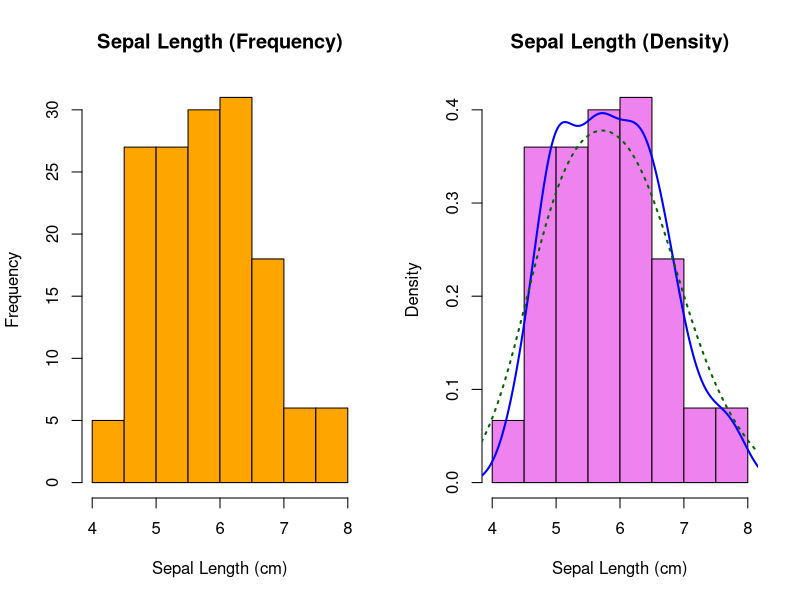
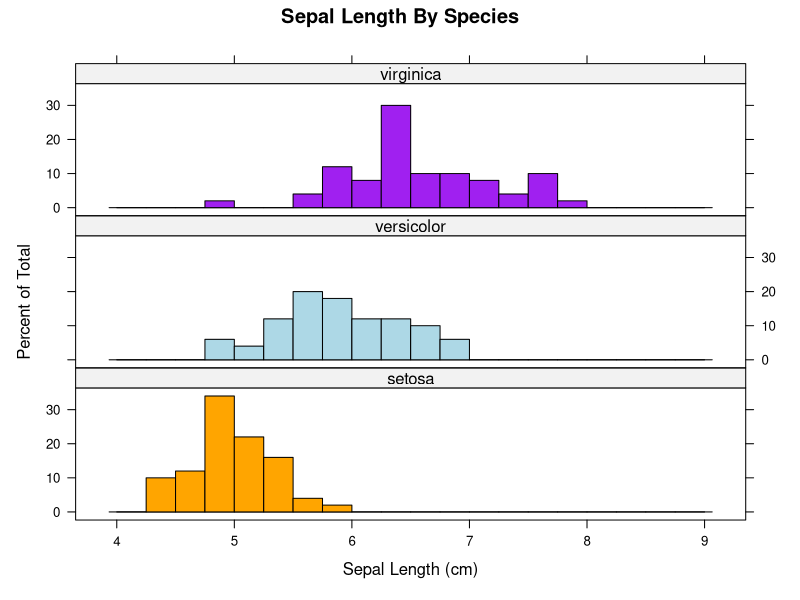
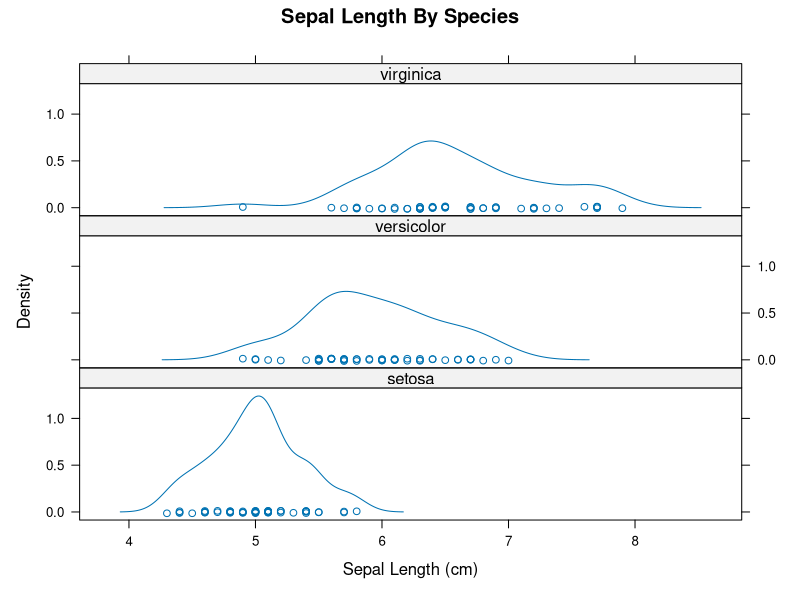
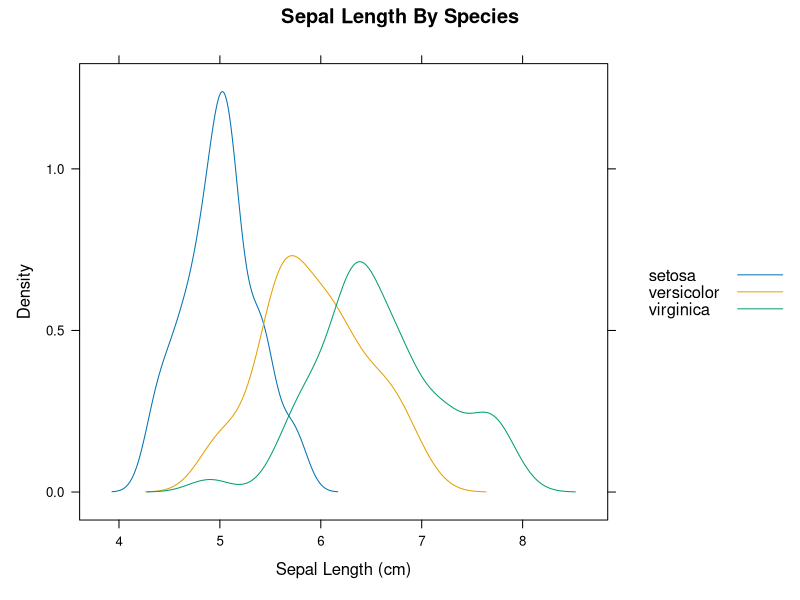
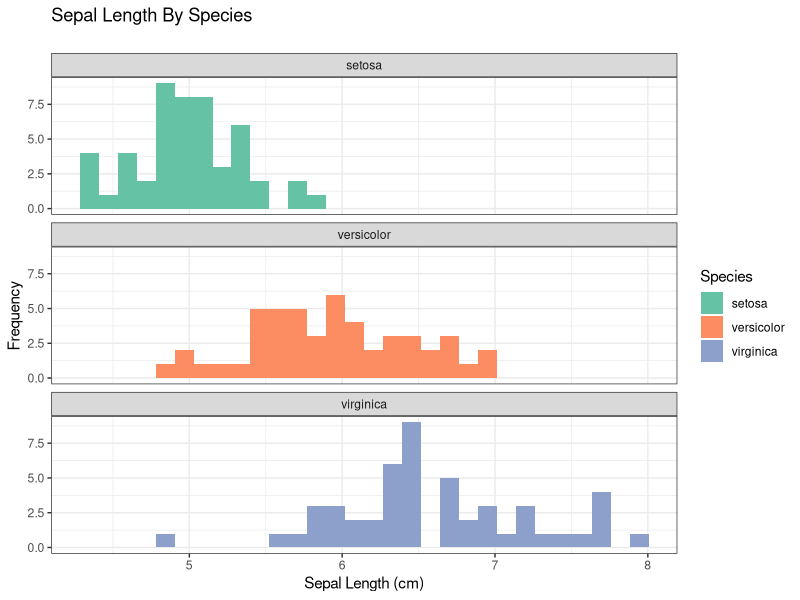
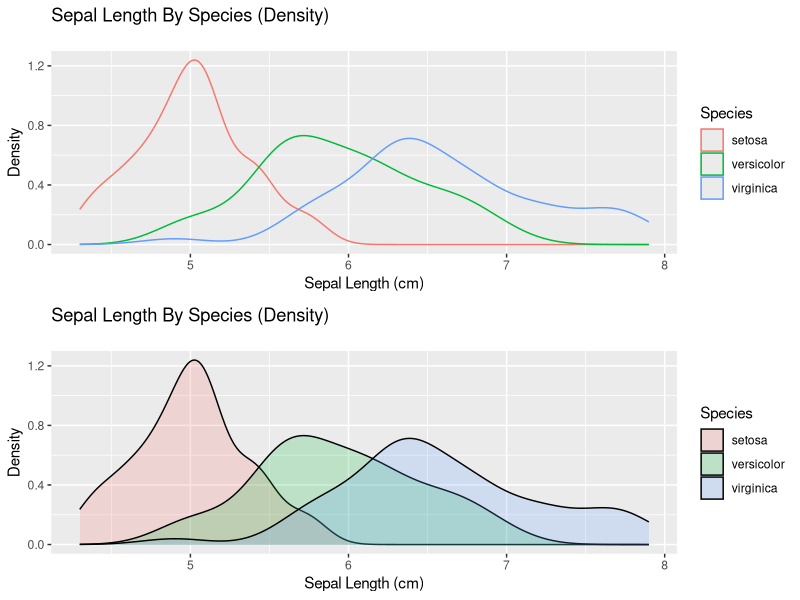
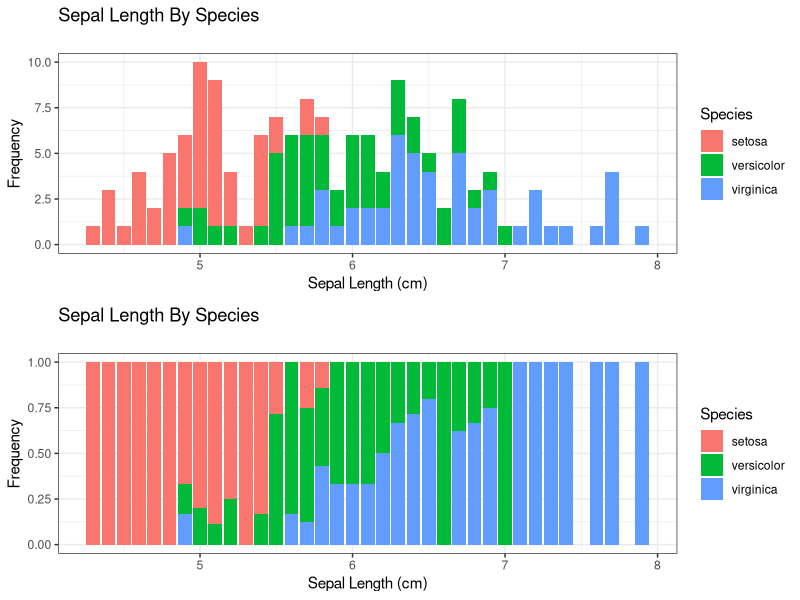

These figures' R source, in order:
## ---- chunk 1
library(knitr)
knitr::opts_chunk$set(tidy=T, 
               fig.width=8,
               fig.height=6,
               fig.align='center',
               warning=FALSE,
               message=FALSE,
               echo=TRUE)
options(width = 120)
## ---- chunk 2
data(iris); attach(iris)
## ---- chunk 3
par(mfrow=c(1,2))
hist(Sepal.Length, col="orange", 
     main="Sepal Length (Frequency)",
     xlab="Sepal Length (cm)")
hist(Sepal.Length, prob=TRUE, col="violet", 
     main="Sepal Length (Density)",
     xlab="Sepal Length (cm)") 
lines(density(Sepal.Length), col="blue", lwd=2)
lines(density(Sepal.Length, adjust=2), lty="dotted", col="darkgreen", lwd=2)
par(mfrow=c(1,1))
## ---- chunk 4
library(lattice)
histogram(~ Sepal.Length | Species,
          main="Sepal Length By Species",
          xlab="Sepal Length (cm)",
          breaks=seq(from=4,to=9,by=0.25),
          col=c("orange","lightblue","purple"),
          panel=function(x, col=col,...){
            panel.histogram(x,col=col[packet.number()],...)
          },
          layout=c(1,3))
densityplot(~ Sepal.Length | Species,
            main="Sepal Length By Species",
            xlab="Sepal Length (cm)",
            layout=c(1,3))
densityplot(~ Sepal.Length,
            groups=Species,
            xlab="Sepal Length (cm)",
            main="Sepal Length By Species",
            plot.points=FALSE,
            auto.key=TRUE)
## ---- chunk 5
library(ggplot2)
library(gridExtra)
ggplot(data = iris, aes(x=Sepal.Length)) +
  geom_histogram(aes(fill=Species)) +
  scale_fill_brewer(palette="Set2") +
  facet_wrap( ~ Species, ncol=1) +
  xlab("Sepal Length (cm)") +
  ylab("Frequency") +
  theme_bw() +
  ggtitle("Sepal Length By Species\n")
p1 = ggplot(data = iris, aes(x=Sepal.Length, colour=Species)) + 
    geom_density() + 
    xlab("Sepal Length (cm)") +
    ylab("Density")  + 
    ggtitle("Sepal Length By Species (Density)\n") +
    theme(plot.title = element_text(lineheight=.8, face="plain"))
p2 = ggplot(data = iris, aes(x=Sepal.Length, fill=Species)) + 
    geom_density(alpha=0.2) + 
    xlab("Sepal Length (cm)") +
    ylab("Density")  + 
    ggtitle("Sepal Length By Species (Density)\n") +
    theme(plot.title = element_text(lineheight=.8, face="plain"))
grid.arrange(p1,p2,nrow=2)

p1 = ggplot(data = iris, aes(x=Sepal.Length, fill=Species)) +
  geom_bar()+
  xlab("Sepal Length (cm)") +
  ylab("Frequency") +
  ggtitle("Sepal Length By Species\n") +
  theme_bw()
p2 = ggplot(data = iris, aes(x=Sepal.Length, fill=Species)) +
  geom_bar(position="fill")+
  xlab("Sepal Length (cm)") +
  ylab("Frequency") +
  ggtitle("Sepal Length By Species\n") +
  theme_bw()
grid.arrange(p1,p2,nrow=2)
